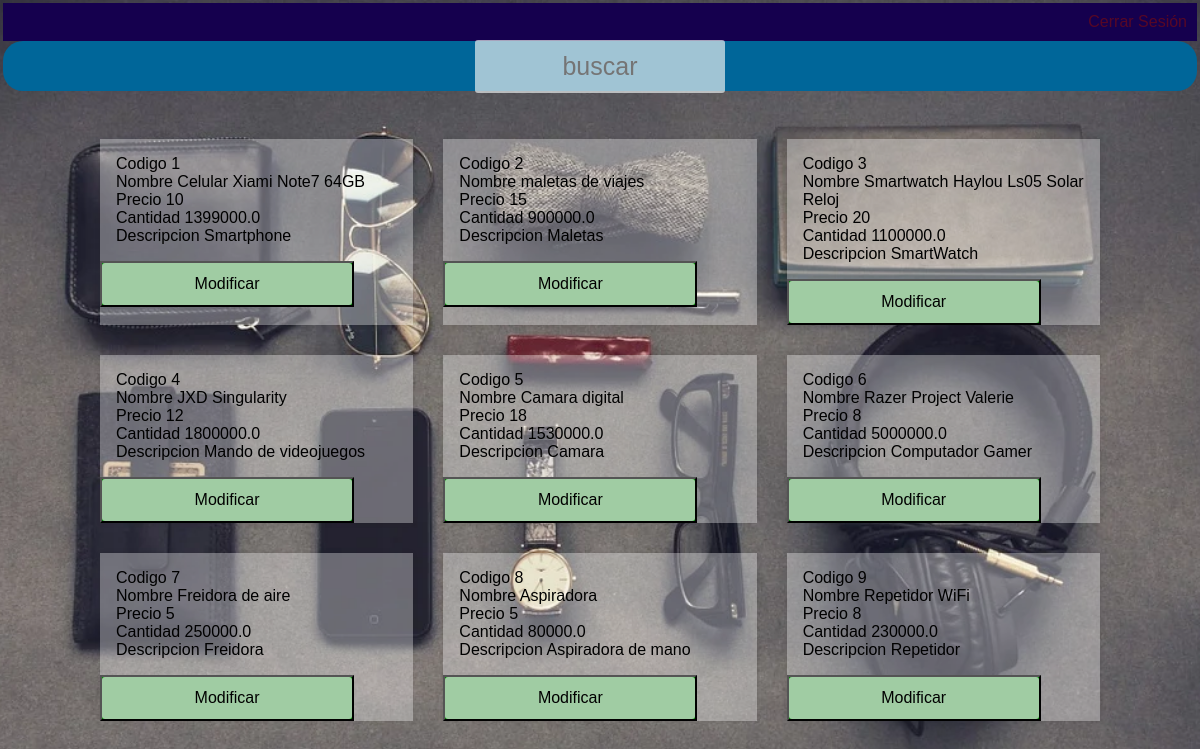
The page /HomeUsuAutenticado/ (signed in) on the database its author committed.
### tables this page shows
CREATE TABLE "productos" (
	"ref"	INTEGER NOT NULL,
	"nombre"	TEXT NOT NULL,
	"cantidad"	INTEGER NOT NULL,
	"precio"	REAL NOT NULL,
	"descripcion"	TEXT,
	PRIMARY KEY("ref")
);

### main.py (the view)
@app.route('/HomeUsuAutenticado/')
def home():
    conection = sqlite3.connect('Inventario.db')
    cursor = conection.cursor()
    cursor.execute("SELECT * FROM productos;")
    datos = cursor.fetchall()
    conection.commit()
    conection.close()
    return render_template("HomeUsuAutenticado.html", productos=datos)

### templates/HomeUsuAutenticado.html (shortened to what this page needs)
{% extends "base.html" %}
{% block contenido %}
  <div id="menu">
     <ul>
     <li> <a href="/logout/">Cerrar Sesión</a></li>
      </ul>
  </div>
    <div class = "buscar">
     <input type="text" class="buscar_text" placeholder="buscar">
    </div>
    <div class="container">
      {% for producto in productos %}
      <div class="item" style="display: inline-block;">
         <div class="item-text">
          <p>Codigo {{ producto.0 }}</p>
          <p>Nombre {{ producto.1 }}</p>
          <p>Precio {{ producto.2 }}</p>
          <p>Cantidad {{ producto.3 }}</p>
          <p>Descripcion {{ producto.4 }}</p>
         </div>
         <a href="/modificarproducto">
          <button type="button" style="background:green">
          <input type="button" value="Modificar">      </button></a>
      </div>
      {%endfor%}
{% endblock %}

### static/css/style.css (style rules this page uses)
* { box-sizing: border-box; }
body { font-family: Arial; background: url("../img/login.jpg") 50% fixed; background-size: cover; padding: 50px; }
input { text-align: center; background-color: #ecf0f1ad; border: 2px solid transparent; border-radius: 3px; font-size: 16px; font-weight: 200; padding: 10px 0; width: 250px; transition: border .5s; }
ul { list-style-type: none; margin: 0; padding: 0; overflow: hidden; background-color: rgb(21, 0, 78); }
li { float: right; }
li a { display: block; color: white; text-align: center; padding: 14px 16px; text-decoration: none; }

### static/css/estilo.css (style rules this page uses)
body { font-family: Arial; background: url("../img/login.jpg") 50% fixed; background-size: cover; padding: 100px; }

### static/css/estilosH.css (style rules this page uses)
body { font-family: Arial; background: url("../img/login.jpg") 20% fixed; background-size: cover; padding: 3px; }
#menu { background: rgb(206, 100, 24); }
#menu ul { list-style:none ; margin: 0; padding: 0; }
#menu ul li { display: inline-block; }
#menu ul li a { color: rgb(87, 7, 38); display: block; padding: 10px; text-decoration: none; }
.buscar { display: flex; justify-content: center; align-items: center; padding: 10px; height: 50px; background-color:#069 ; border-radius: 20px; }
.buscar_text { font-size: 25px; }
* { padding: 0;; margin: 0; -webkit-box-sizing: border-box ; -moz-box-sizing: border-box; box-sizing: border-box; }
.container { width: 90%; max-width:1000px; margin-left:auto; margin-right: auto; margin-top: 3em; margin-bottom:3em ; text-decoration: none; display: grid; grid-template-columns: repeat(1, 1fr); grid-gap:30px; }
.item { background-color:rgba(255, 255, 255, 0.329); cursor: pointer; box-shadow:0 0 5px 0 rgba(0, 0,0, .095); transition: all 300ms; position: relative; }
.item-text { padding:1em ; }
@media screen and (min-width:590px) { .container { grid-template-columns: repeat(2, 1fr); } }
@media screen and (min-width:960px) { .container { grid-template-columns: repeat(3, 1fr); } }
.container a { text-decoration: none; }

### rows shown on the page
productos: ref "1", nombre "Celular Xiami Note7 64GB", cantidad "10", precio "1399000.0", descripcion "Smartphone"
productos: ref "2", nombre "maletas de viajes", cantidad "15", precio "900000.0", descripcion "Maletas"
productos: ref "3", nombre "Smartwatch Haylou Ls05 Solar Reloj", cantidad "20", precio "1100000.0", descripcion "SmartWatch"
productos: ref "4", nombre "JXD Singularity", cantidad "12", precio "1800000.0", descripcion "Mando de videojuegos"
productos: ref "5", nombre "Camara digital", cantidad "18", precio "1530000.0", descripcion "Camara"
productos: ref "6", nombre "Razer Project Valerie", cantidad "8", precio "5000000.0", descripcion "Computador Gamer"
productos: ref "7", nombre "Freidora de aire", cantidad "5", precio "250000.0", descripcion "Freidora"
productos: ref "8", nombre "Aspiradora", cantidad "5", precio "80000.0", descripcion "Aspiradora de mano"
productos: ref "9", nombre "Repetidor WiFi", cantidad "8", precio "230000.0", descripcion "Repetidor"
